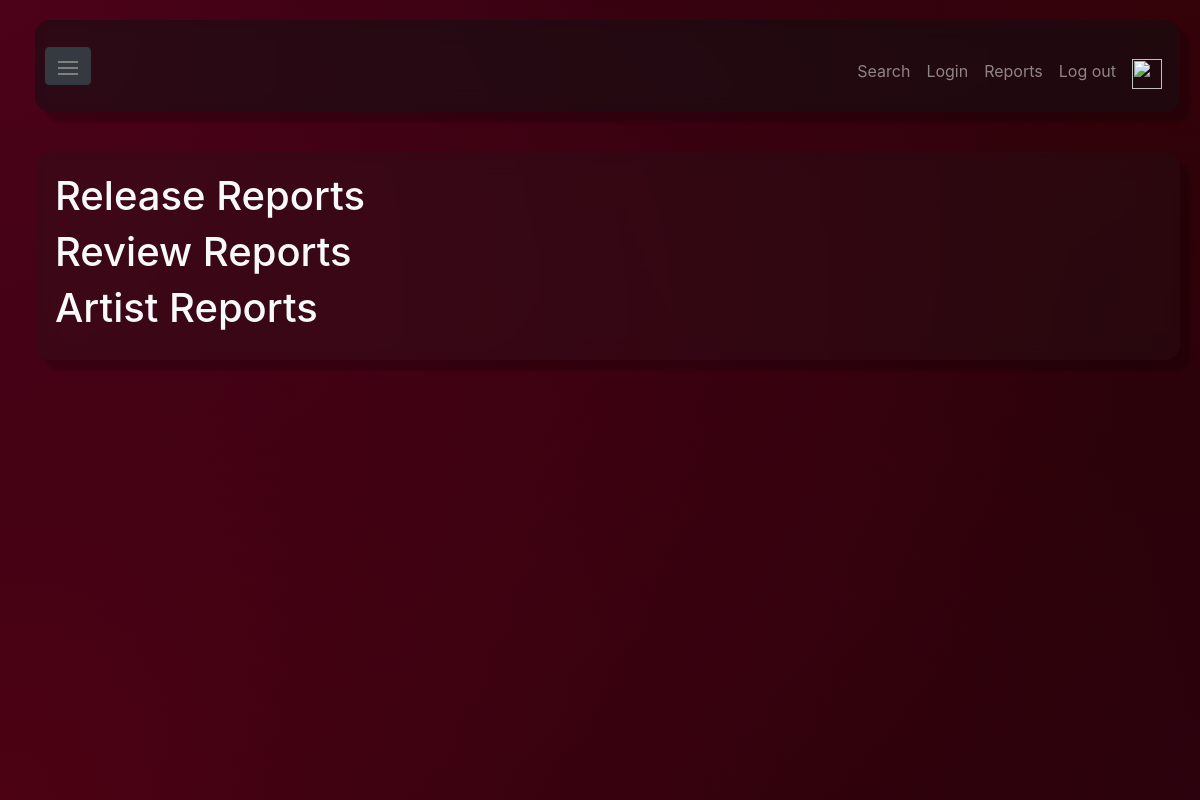
The page /admin_reports (signed in) on the database as committed earlier.
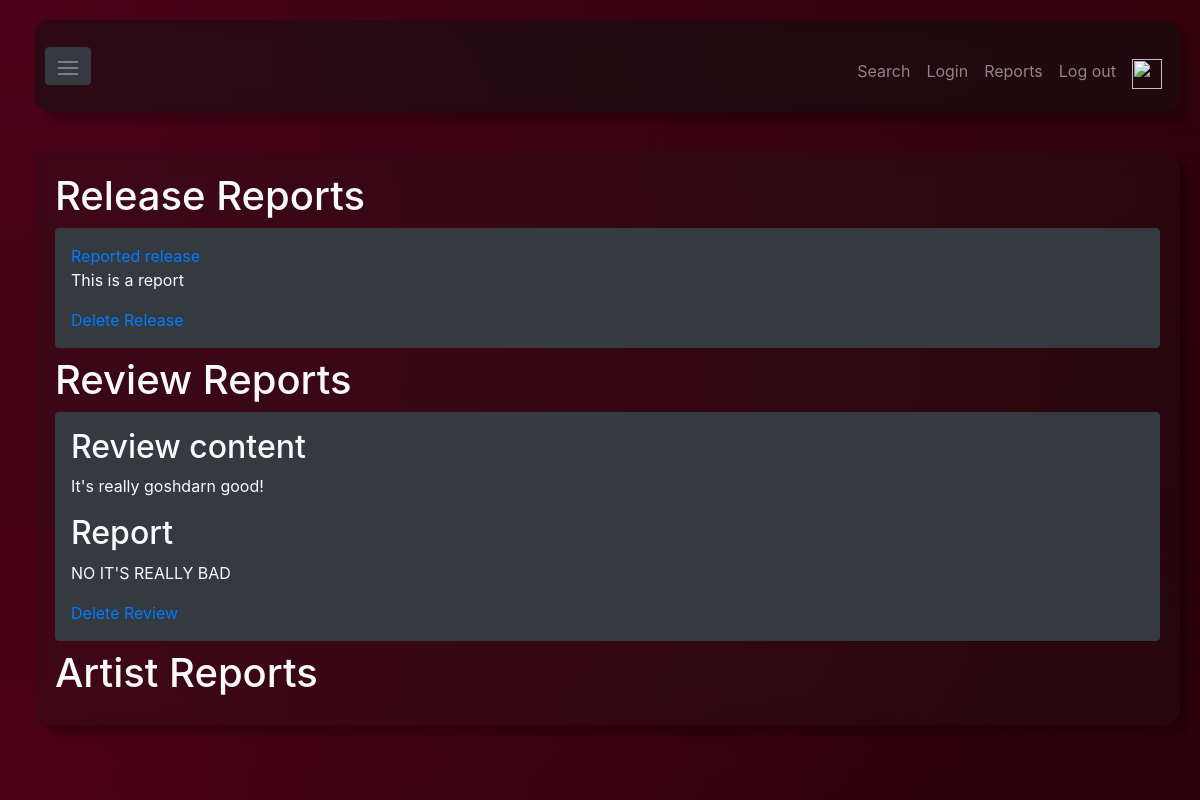
The same page on the database as committed later.
### MusicReview/models.py (models this page shows)
class ReportReleaseInfo(models.Model):
    release = models.ForeignKey(Release, on_delete=models.CASCADE)
    report_text = models.TextField()
    reported_by = models.ForeignKey(User, on_delete=models.CASCADE)
    report_time = models.DateTimeField()

class ReportReviewContent(models.Model):
    review = models.ForeignKey(Review, on_delete=models.CASCADE)
    report_text = models.TextField()
    reported_by = models.ForeignKey(User, on_delete=models.CASCADE)
    report_time = models.DateTimeField()

class Review(models.Model):
    content = models.TextField(blank=True)
    score = models.IntegerField(choices=[(x, x) for x in range(1, 11)]) # 0 - 10 score
    user = models.ForeignKey(User, on_delete=models.CASCADE)
    time = models.DateTimeField()

### MusicReview/views.py (the view)
# urls.py: path('admin_reports', views.admin_reports, name='admin_reports'),
def admin_reports(request):
    ctx = get_ctx(request)
    ctx['releaseReports'] = ReportReleaseInfo.objects.all()
    ctx['reviewReports'] = ReportReviewContent.objects.all()
    ctx['artistReports'] = ReportArtistInfo.objects.all()
    return render(request, 'admin/reports.html', context = ctx)

### MusicReview/accent_colors.py (called while the page is built)
def default_colors():
    return ["#4d021a", "#4d0210", "#340209", "#28020f"]

### MusicReview/views.py (called while the page is built)
def get_ctx(request, release=None):
    ctx = { 'searchForm': SearchForm() }
    if release is not None:
        ctx['accentColors'] = [release.accent_color1, release.accent_color2, release.accent_color3, release.accent_color4]
    else:
        ctx['accentColors'] = default_colors()
    if request.user.is_authenticated:
        ctx['userName'] = request.user.username
    ctx['superuser'] = request.user.is_superuser
    return ctx

### MusicReview/templates/admin/reports.html (shortened to what this page needs)
{% extends 'master.html' %}  {% block content %}
<h1>Release Reports</h1>
{% for report in releaseReports %}
<div class="p-3 bg-dark rounded mb-2">
  <a href="{% url 'release' pk=report.release.pk %}">Reported release</a>
  <p>{{report.report_text}}</p>
  <a href="{% url 'delete_release' release_pk=report.release.pk %}"
    >Delete Release</a
  >
</div>
{% endfor %}
<h1>Review Reports</h1>
{% for report in reviewReports %}
<div class="p-3 bg-dark rounded mb-2">
  <h2>Review content</h2>
  <p>{{report.review.content}}</p>
  <h2>Report</h2>
  <p>{{report.report_text}}</p>
  <a href="{% url 'delete_review' review_pk=report.review.pk %}"
    >Delete Review</a
  >
</div>
{% endfor %}
<h1>Artist Reports</h1>
 {% endblock %}

Rows that differ between the two databases and show on the page:
added ReportReleaseInfo: report_text "This is a report"
added ReportReviewContent: review.content "It's really goshdarn good!", report_text "NO IT'S REALLY BAD"
